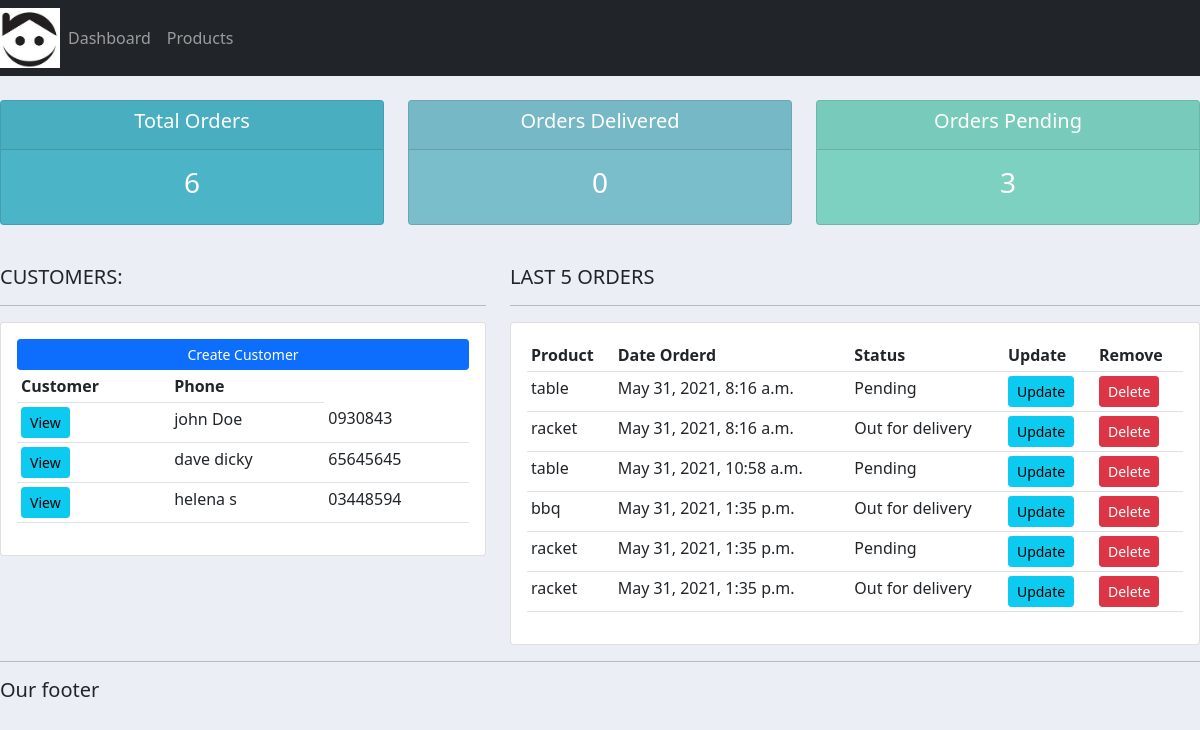
The page / on the database its author committed.
### accounts/models.py (models this page shows, shortened)
class Customer(models.Model):
    name = models.CharField(max_length=200, null=True)
    phone = models.CharField(max_length=200, null=True)
    email = models.CharField(max_length=200, null=True)
    date_created = models.DateTimeField(auto_now_add=True, null=True)

class Order(models.Model):
    STATUS = (
        ('Pending', 'Pending'),
        ('Out for delivery', 'Out for delivery'),
        ('Delivered', 'Delivered')
        )
    customer = models.ForeignKey(Customer, null=True, on_delete=models.SET_NULL)
    product = models.ForeignKey(Product, null=True, on_delete=models.SET_NULL)
    date_created = models.DateTimeField(auto_now_add=True, null=True)
    status = models.CharField(max_length=200, null=True, choices=STATUS)

class Product(models.Model):
    CATEGORY = (
        ('Indoor', 'Indoor'),
        ('Out door', 'Out door'),
    )
    name = models.CharField(max_length=200, null=True)
    price = models.FloatField(null=True)
    category = models.CharField(max_length=200, null=True, choices=CATEGORY)
    description = models.CharField(max_length=200, null=True)
    date_created = models.DateTimeField(auto_now_add=True, null=True)
    tags = models.ManyToManyField(Tag)
    def __str__(self):
        return self.name

### accounts/views.py (the view)
# urls.py: path('', views.home, name='home'),
def home(requests):
    orders = Order.objects.all()
    customers = Customer.objects.all()
    total_customer = customers.count()
    total_orders = orders.count()
    delivered = orders.filter(status='Delivered').count()
    pending = orders.filter(status='Pending').count()
    context = {'orders':orders, 'customers':customers,
                'total_orders':total_orders, 'delivered':delivered,
                'pending':pending}
    return render(requests, 'accounts/dashboard.html', context)

### accounts/templates/accounts/dashboard.html
{% extends 'accounts/main.html' %}
{% block content %}
{% include 'accounts/status.html' %}
<br>
<div class="row">
	<div class="col-md-5">
		<h5>CUSTOMERS:</h5>
		<hr>
		<div class="card card-body">
			<a class="btn btn-primary  btn-sm btn-block" href="">Create Customer</a>
			<table class="table table-sm">
				<tr>
					<th>Customer</th>
					<th>Phone</th>
				</tr>
				{% for customer in customers %}
					<tr>
						<td><a class="btn btn-sm btn-info"
						href="{% url 'customer' customer.id %}">View</a></td>
						<td>{{customer.name}}</td>
						<td>{{customer.phone}}</td>
					</tr>
				{% endfor %}
			</table>
		</div>
	</div>
	<div class="col-md-7">
		<h5>LAST 5 ORDERS</h5>
		<hr>
		<div class="card card-body">
			<table class="table table-sm">
				<tr>
					<th>Product</th>
					<th>Date Orderd</th>
					<th>Status</th>
					<th>Update</th>
					<th>Remove</th>
				</tr>
				{% for order in orders %}
					<tr>
						<td>{{order.product}}</td>
						<td>{{order.date_created}}</td>
						<td>{{order.status}}</td>
						<td><a class="btn btn-sm btn-info" href="{% url 'update_order' order.id %}">Update</a></td>
						<td><a class="btn btn-sm btn-danger" href="{% url 'delete_order' order.id%}">Delete</a></td>
					</tr>
				{% endfor %}
			</table>
		</div>
	</div>
</div>
{% endblock %}

### static/css/main.css (style rules this page uses)
body { background-color: #ebeff5; }

### rows shown on the page
Customer: name "john Doe", phone "0930843"
Customer: name "dave dicky", phone "65645645"
Customer: name "helena s", phone "03448594"
Order: product "table", date_created "May 31, 2021, 8:16 a.m.", status "Pending"
Order: product "racket", date_created "May 31, 2021, 8:16 a.m.", status "Out for delivery"
Order: product "table", date_created "May 31, 2021, 10:58 a.m.", status "Pending"
Order: product "bbq", date_created "May 31, 2021, 1:35 p.m.", status "Out for delivery"
Order: product "racket", date_created "May 31, 2021, 1:35 p.m.", status "Pending"
Order: product "racket", date_created "May 31, 2021, 1:35 p.m.", status "Out for delivery"

### other values the page prints
{{ total_orders }} "6"
{{ delivered }} "0"
{{ pending }} "3"
